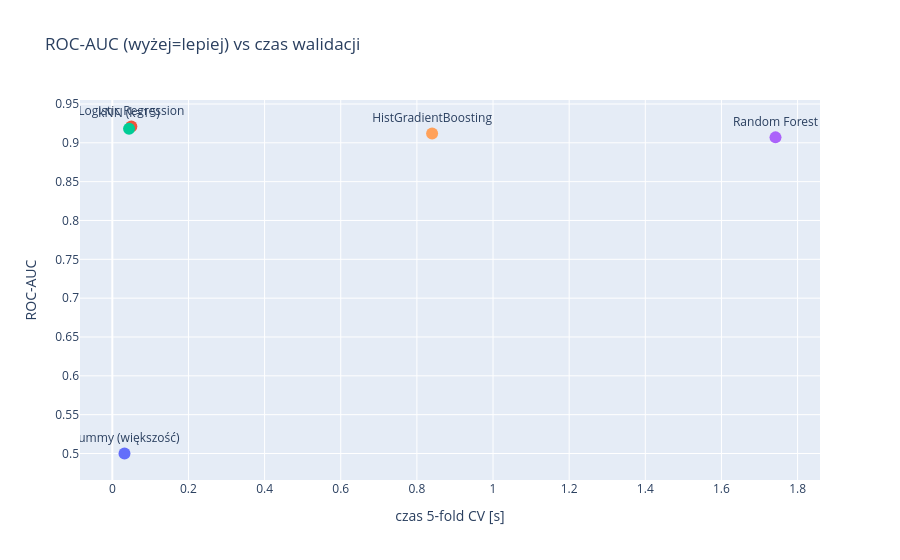

Here is the notebook cell this chart was saved with:
### Code cell
b = bench.reset_index()
fig = px.scatter(b, x='cv_time_s', y='ROC_AUC', text='model', color='model',
                 title='ROC-AUC (wyżej=lepiej) vs czas walidacji',
                 labels={'cv_time_s': 'czas 5-fold CV [s]', 'ROC_AUC': 'ROC-AUC'})
fig.update_traces(textposition='top center', marker_size=12)
fig.update_layout(showlegend=False)
fig.show()

### Figure 1 — Plotly figure (JSON) as saved in the notebook; plotly's stock layout.template omitted (floating-point values rounded to 4 significant figures)
{"data": [{"hovertemplate": "model=%{text}<br>czas 5-fold CV [s]=%{x}<br>ROC-AUC=%{y}<extra></extra>", "legendgroup": "Dummy (większość)", "marker": {"color": "#636efa", "size": 12, "symbol": "circle"}, "mode": "markers+text", "name": "Dummy (większość)", "orientation": "v", "showlegend": true, "text": ["Dummy (większość)"], "textposition": "top center", "type": "scatter", "x": [0.032], "xaxis": "x", "y": [0.5], "yaxis": "y"}, {"hovertemplate": "model=%{text}<br>czas 5-fold CV [s]=%{x}<br>ROC-AUC=%{y}<extra></extra>", "legendgroup": "Logistic Regression", "marker": {"color": "#EF553B", "size": 12, "symbol": "circle"}, "mode": "markers+text", "name": "Logistic Regression", "orientation": "v", "showlegend": true, "text": ["Logistic Regression"], "textposition": "top center", "type": "scatter", "x": [0.05], "xaxis": "x", "y": [0.921], "yaxis": "y"}, {"hovertemplate": "model=%{text}<br>czas 5-fold CV [s]=%{x}<br>ROC-AUC=%{y}<extra></extra>", "legendgroup": "kNN (k=15)", "marker": {"color": "#00cc96", "size": 12, "symbol": "circle"}, "mode": "markers+text", "name": "kNN (k=15)", "orientation": "v", "showlegend": true, "text": ["kNN (k=15)"], "textposition": "top center", "type": "scatter", "x": [0.044], "xaxis": "x", "y": [0.918], "yaxis": "y"}, {"hovertemplate": "model=%{text}<br>czas 5-fold CV [s]=%{x}<br>ROC-AUC=%{y}<extra></extra>", "legendgroup": "Random Forest", "marker": {"color": "#ab63fa", "size": 12, "symbol": "circle"}, "mode": "markers+text", "name": "Random Forest", "orientation": "v", "showlegend": true, "text": ["Random Forest"], "textposition": "top center", "type": "scatter", "x": [1.742], "xaxis": "x", "y": [0.907], "yaxis": "y"}, {"hovertemplate": "model=%{text}<br>czas 5-fold CV [s]=%{x}<br>ROC-AUC=%{y}<extra></extra>", "legendgroup": "HistGradientBoosting", "marker": {"color": "#FFA15A", "size": 12, "symbol": "circle"}, "mode": "markers+text", "name": "HistGradientBoosting", "orientation": "v", "showlegend": true, "text": ["HistGradientBoosting"], "textposition": "top center", "type": "scatter", "x": [0.84], "xaxis": "x", "y": [0.912], "yaxis": "y"}], "layout": {"legend": {"title": {"text": "model"}, "tracegroupgap": 0}, "showlegend": false, "title": {"text": "ROC-AUC (wyżej=lepiej) vs czas walidacji"}, "xaxis": {"anchor": "y", "domain": [0.0, 1.0], "title": {"text": "czas 5-fold CV [s]"}}, "yaxis": {"anchor": "x", "domain": [0.0, 1.0], "title": {"text": "ROC-AUC"}}}}
